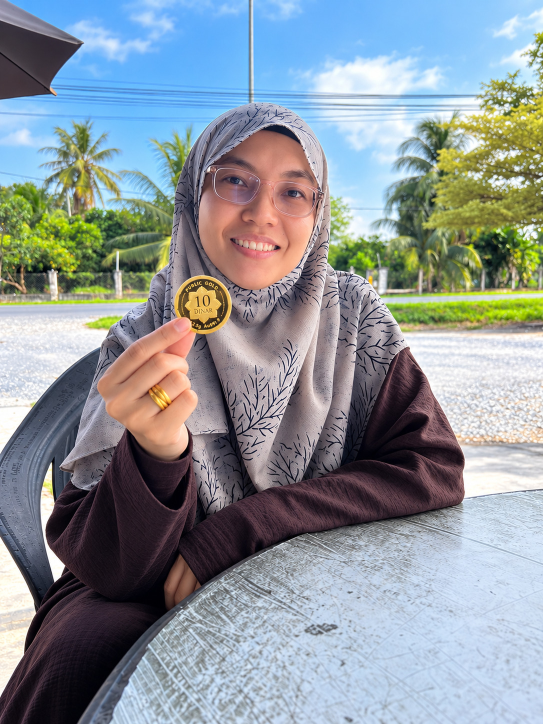
#> input picture tiktok-auto/photos/foto-01.jpg, 1086 x 1448 px (shown at 1/2 size)
$ python -i render_slides.py   (imports and definitions only)
#> lines starting #> are read from the running program, lines starting #| are printed output that depends on the picture
#!/usr/bin/env python3
"""Render slide photomode 3:4 (1080x1440) gaya @drsakinahazami:
foto pudar ke hitam, aksen emas, tajuk serif besar, handle kanan bawah TANPA ikon TikTok.

Guna:
  python3 -I render_slides.py spec.json OUT_DIR

spec.json:
{
  "style": "style1" | "style2",
  "photo": "photos/foto-01.jpg",
  "title": "7 Perkara Wajib Tahu Sebelum Beli Emas Pertama",
  "points": [ {"head": "Tajuk mata", "body": "Penerangan ringkas 1-2 ayat"}, ... ],   # style1: 3-5 mata; style2: sehingga 8 mata
  "closing": "Ikut @drsakinahazami dan daftar Public Gold percuma. Link di bio."          # style2 sahaja
}
Output: OUT_DIR/slide-01.jpg ... (JPEG kualiti 95 — TikTok tak terima PNG) dan preview PNG dalam OUT_DIR/_png/
"""
import json, sys, os, glob
from PIL import Image, ImageDraw, ImageFont, ImageFilter

W, H = 1080, 1440
GOLD = (212, 167, 58)
CREAM = (243, 234, 214)
BLACK = (10, 8, 4)
HANDLE = "@drsakinahazami"

SERIF_CANDIDATES = [
    "/usr/share/fonts/truetype/dejavu/DejaVuSerif-Bold.ttf",
    "/usr/share/fonts/truetype/liberation/LiberationSerif-Bold.ttf",
    "/usr/share/fonts/truetype/freefont/FreeSerifBold.ttf",
]
SANS_CANDIDATES = [
    "/usr/share/fonts/truetype/dejavu/DejaVuSans.ttf",
    "/usr/share/fonts/truetype/liberation/LiberationSans-Regular.ttf",
]
SANS_BOLD_CANDIDATES = [
    "/usr/share/fonts/truetype/dejavu/DejaVuSans-Bold.ttf",
    "/usr/share/fonts/truetype/liberation/LiberationSans-Bold.ttf",
]


def pick(paths):
    for p in paths:
        if os.path.exists(p):
            return p
    found = glob.glob("/usr/share/fonts/**/*.ttf", recursive=True)
    if found:
        return found[0]
    raise SystemExit("Tiada fon ditemui")


SERIF, SANS, SANS_B = pick(SERIF_CANDIDATES), pick(SANS_CANDIDATES), pick(SANS_BOLD_CANDIDATES)
font = lambda path, size: ImageFont.truetype(path, size)


# [23 lines left out: functions wrap, fit_title, not called in this run]


def cover_photo(path):
#> called with path = '../photos/foto-01.jpg'
    im = Image.open(path).convert("RGB")
#> im is the input picture: PIL image 1086x1448 RGB; mean R, G, B 140.8, 149.3, 154.8
    # isi 1080x1440 (crop tengah, utamakan bahagian atas supaya muka tak terpotong)
    r = max(W / im.width, H / im.height)
#> r = 0.994
    im = im.resize((int(im.width * r + 1), int(im.height * r + 1)), Image.LANCZOS)
#> im: PIL image 1081x1441 RGB
    x = (im.width - W) // 2
#> x = 0
    y = max(0, int((im.height - H) * 0.15))
#> y = 0
    return im.crop((x, y, x + W, y + H))
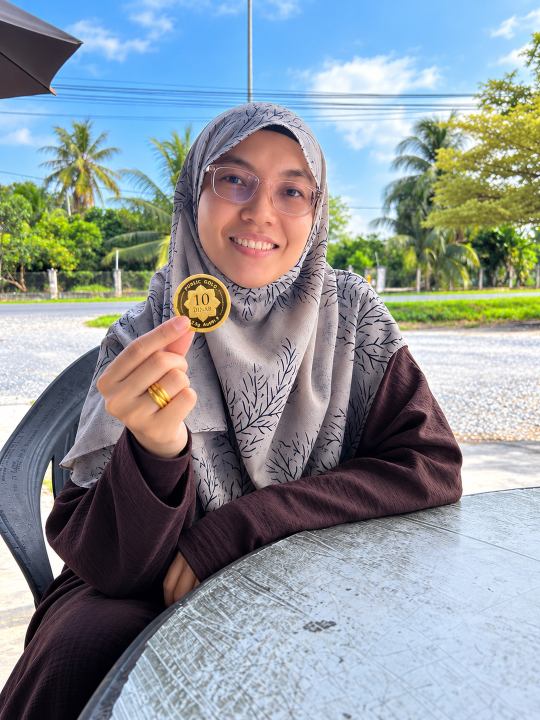
#> returned value: PIL image 1080x1440 RGB (shown at 1/2 size); mean R, G, B 140.7, 149.3, 154.8


# [9 lines left out: function fade_to_black, not called in this run]


def gold_rule(draw, x, y, w=120, t=5):
    draw.rectangle([x, y, x + w, y + t], fill=GOLD)


# [4 lines left out: function handle, not called in this run]


def counter(draw, i, n):
    draw.text((64, 64), f"{i:02d} / {n:02d}", font=font(SANS_B, 32), fill=GOLD)


def swipe(draw):
    draw.text((64, H - 84), "SWIPE →", font=font(SANS_B, 30), fill=CREAM)


# [104 lines left out: functions slide_cover, plain_bg, slide_point, slide_single, main, not called in this run]


# [2 lines not run here, left out]

>>> result = cover_photo('../photos/foto-01.jpg')

$ run again, on tiktok-auto/photos/foto-04.jpg
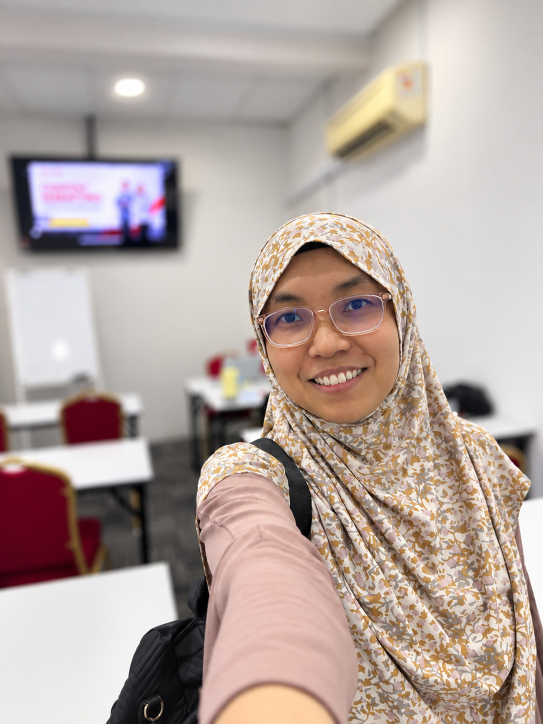
#> input picture tiktok-auto/photos/foto-04.jpg, 1086 x 1448 px (shown at 1/2 size)
#> in cover_photo, im is the input picture: PIL image 1086x1448 RGB; mean R, G, B 179.9, 165, 158.7
#> im: PIL image 1081x1441 RGB
#> in cover_photo, `return im.crop((x, y, x + W, y + H))`:
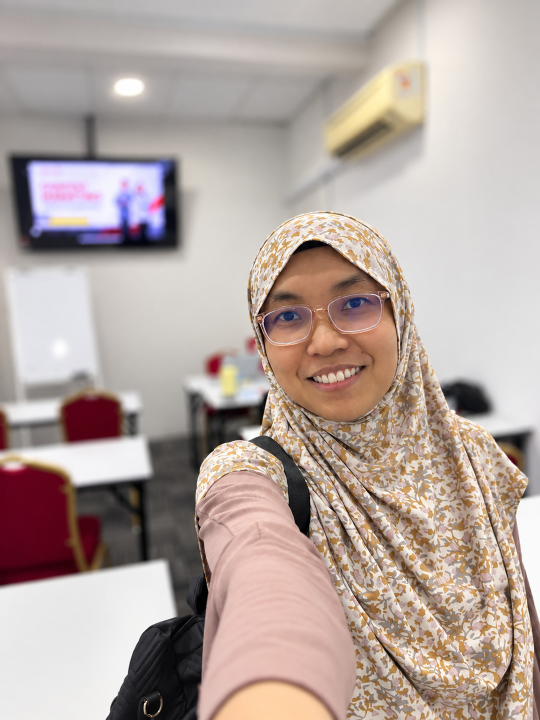
#> returned value: PIL image 1080x1440 RGB (shown at 1/2 size); mean R, G, B 179.9, 164.9, 158.6

$ run again, on tiktok-auto/photos/foto-05.jpg
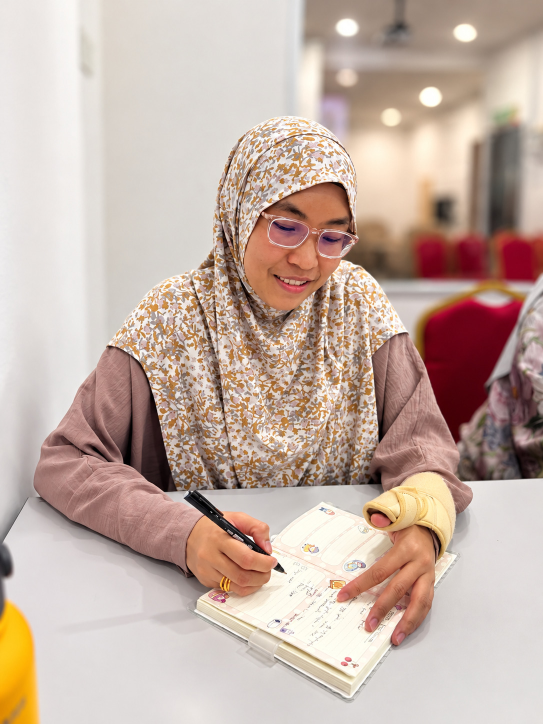
#> input picture tiktok-auto/photos/foto-05.jpg, 1086 x 1448 px (shown at 1/2 size)
#> in cover_photo, im is the input picture: PIL image 1086x1448 RGB; mean R, G, B 196.7, 175.6, 164.7
#> in cover_photo, `im = im.resize((int(im.width * r + 1), int(im.height * r + 1)), Image...`:
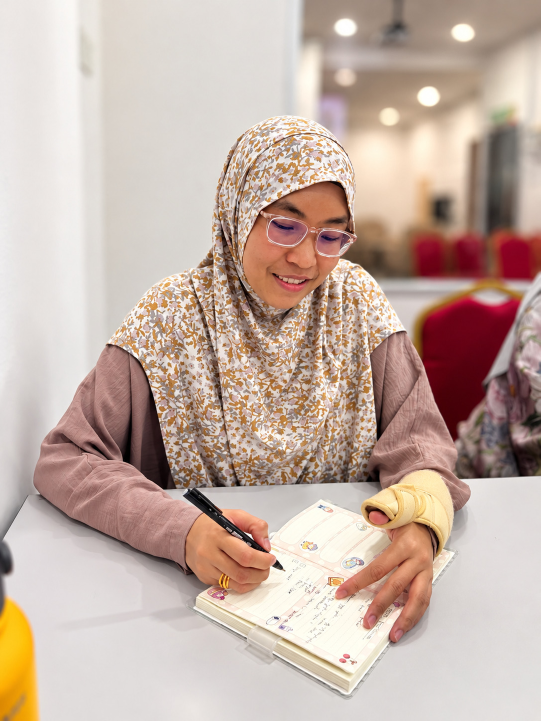
#> im: PIL image 1081x1441 RGB (shown at 1/2 size); mean R, G, B 196.7, 175.6, 164.7
